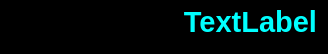
<?xml version="1.0" encoding="UTF-8"?>
<ui version="4.0">
 <class>LabellcdPopup</class>
 <widget class="QWidget" name="LabellcdPopup">
  <property name="geometry">
   <rect>
    <x>0</x>
    <y>0</y>
    <width>328</width>
    <height>50</height>
   </rect>
  </property>
  <property name="minimumSize">
   <size>
    <width>0</width>
    <height>0</height>
   </size>
  </property>
  <property name="maximumSize">
   <size>
    <width>16777215</width>
    <height>50</height>
   </size>
  </property>
  <property name="palette">
   <palette>
    <active>
     <colorrole role="Base">
      <brush brushstyle="SolidPattern">
       <color alpha="255">
        <red>255</red>
        <green>255</green>
        <blue>255</blue>
       </color>
      </brush>
     </colorrole>
     <colorrole role="Window">
      <brush brushstyle="SolidPattern">
       <color alpha="255">
        <red>0</red>
        <green>0</green>
        <blue>0</blue>
       </color>
      </brush>
     </colorrole>
    </active>
    <inactive>
     <colorrole role="Base">
      <brush brushstyle="SolidPattern">
       <color alpha="255">
        <red>255</red>
        <green>255</green>
        <blue>255</blue>
       </color>
      </brush>
     </colorrole>
     <colorrole role="Window">
      <brush brushstyle="SolidPattern">
       <color alpha="255">
        <red>0</red>
        <green>0</green>
        <blue>0</blue>
       </color>
      </brush>
     </colorrole>
    </inactive>
    <disabled>
     <colorrole role="Base">
      <brush brushstyle="SolidPattern">
       <color alpha="255">
        <red>0</red>
        <green>0</green>
        <blue>0</blue>
       </color>
      </brush>
     </colorrole>
     <colorrole role="Window">
      <brush brushstyle="SolidPattern">
       <color alpha="255">
        <red>0</red>
        <green>0</green>
        <blue>0</blue>
       </color>
      </brush>
     </colorrole>
    </disabled>
   </palette>
  </property>
  <property name="windowTitle">
   <string>Form</string>
  </property>
  <property name="layoutDirection">
   <enum>Qt::RightToLeft</enum>
  </property>
  <layout class="QVBoxLayout" name="verticalLayout">
   <property name="leftMargin">
    <number>0</number>
   </property>
   <property name="topMargin">
    <number>0</number>
   </property>
   <property name="bottomMargin">
    <number>9</number>
   </property>
   <item>
    <widget class="MyLabelWarning" name="valeulcd">
     <property name="minimumSize">
      <size>
       <width>0</width>
       <height>45</height>
      </size>
     </property>
     <property name="maximumSize">
      <size>
       <width>16777215</width>
       <height>45</height>
      </size>
     </property>
     <property name="palette">
      <palette>
       <active>
        <colorrole role="Button">
         <brush brushstyle="SolidPattern">
          <color alpha="255">
           <red>0</red>
           <green>0</green>
           <blue>0</blue>
          </color>
         </brush>
        </colorrole>
        <colorrole role="HighlightedText">
         <brush brushstyle="SolidPattern">
          <color alpha="255">
           <red>0</red>
           <green>0</green>
           <blue>0</blue>
          </color>
         </brush>
        </colorrole>
       </active>
       <inactive>
        <colorrole role="Button">
         <brush brushstyle="SolidPattern">
          <color alpha="255">
           <red>0</red>
           <green>0</green>
           <blue>0</blue>
          </color>
         </brush>
        </colorrole>
        <colorrole role="HighlightedText">
         <brush brushstyle="SolidPattern">
          <color alpha="255">
           <red>0</red>
           <green>0</green>
           <blue>0</blue>
          </color>
         </brush>
        </colorrole>
       </inactive>
       <disabled>
        <colorrole role="Button">
         <brush brushstyle="SolidPattern">
          <color alpha="255">
           <red>0</red>
           <green>0</green>
           <blue>0</blue>
          </color>
         </brush>
        </colorrole>
        <colorrole role="HighlightedText">
         <brush brushstyle="SolidPattern">
          <color alpha="255">
           <red>0</red>
           <green>0</green>
           <blue>0</blue>
          </color>
         </brush>
        </colorrole>
       </disabled>
      </palette>
     </property>
     <property name="font">
      <font>
       <pointsize>12</pointsize>
       <weight>75</weight>
       <bold>true</bold>
      </font>
     </property>
     <property name="autoFillBackground">
      <bool>true</bool>
     </property>
     <property name="text">
      <string>&lt;html&gt;&lt;head/&gt;&lt;body&gt;&lt;p align=&quot;right&quot;&gt;&lt;span style=&quot; font-size:22pt; font-weight:600; color:#00ffff;&quot;&gt;TextLabel&lt;/span&gt;&lt;/p&gt;&lt;/body&gt;&lt;/html&gt;</string>
     </property>
     <property name="alignment">
      <set>Qt::AlignRight|Qt::AlignTrailing|Qt::AlignVCenter</set>
     </property>
    </widget>
   </item>
   <item>
    <spacer name="verticalSpacer">
     <property name="orientation">
      <enum>Qt::Vertical</enum>
     </property>
     <property name="sizeHint" stdset="0">
      <size>
       <width>20</width>
       <height>40</height>
      </size>
     </property>
    </spacer>
   </item>
  </layout>
 </widget>
 <customwidgets>
  <customwidget>
   <class>MyLabelWarning</class>
   <extends>QLabel</extends>
   <header>MyLabelWarning.h</header>
  </customwidget>
 </customwidgets>
 <resources/>
 <connections/>
</ui>
